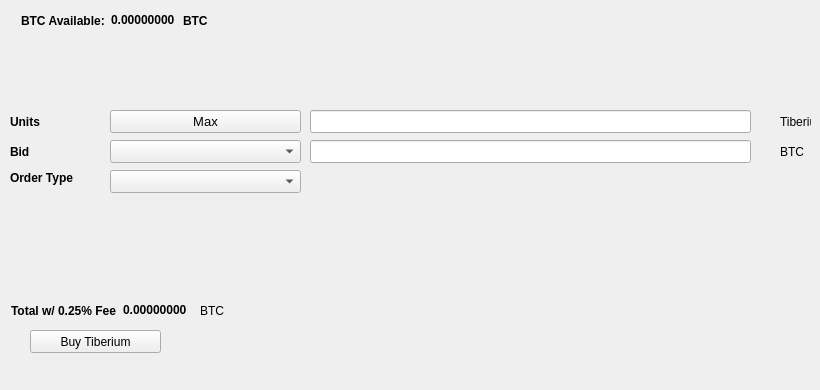
   <widget class="QWidget" name="BuyTab">
    <attribute name="title">
     <string>Buy</string>
    </attribute>
    <widget class="QPushButton" name="BuyTiberium">
     <property name="geometry">
      <rect>
       <x>30</x>
       <y>330</y>
       <width>131</width>
       <height>23</height>
      </rect>
     </property>
     <property name="text">
      <string>Buy Tiberium</string>
     </property>
     <property name="icon">
      <iconset resource="../Tiberium.qrc">
       <normaloff>:/icons/bitcoin</normaloff>:/icons/bitcoin</iconset>
     </property>
    </widget>
    <widget class="QLabel" name="label_3">
     <property name="geometry">
      <rect>
       <x>10</x>
       <y>110</y>
       <width>46</width>
       <height>23</height>
      </rect>
     </property>
     <property name="font">
      <font>
       <weight>75</weight>
       <bold>true</bold>
      </font>
     </property>
     <property name="text">
      <string>Units</string>
     </property>
    </widget>
    <widget class="QLineEdit" name="UnitsInput">
     <property name="geometry">
      <rect>
       <x>310</x>
       <y>110</y>
       <width>441</width>
       <height>23</height>
      </rect>
     </property>
     <property name="font">
      <font>
       <pointsize>9</pointsize>
       <weight>75</weight>
       <bold>true</bold>
      </font>
     </property>
    </widget>
    <widget class="QLineEdit" name="BuyBidPriceEdit">
     <property name="geometry">
      <rect>
       <x>310</x>
       <y>140</y>
       <width>441</width>
       <height>23</height>
      </rect>
     </property>
     <property name="font">
      <font>
       <pointsize>9</pointsize>
       <weight>75</weight>
       <bold>true</bold>
      </font>
     </property>
    </widget>
    <widget class="QLabel" name="label_4">
     <property name="geometry">
      <rect>
       <x>780</x>
       <y>110</y>
       <width>31</width>
       <height>23</height>
      </rect>
     </property>
     <property name="text">
      <string>Tiberium</string>
     </property>
    </widget>
    <widget class="QLabel" name="label_5">
     <property name="geometry">
      <rect>
       <x>780</x>
       <y>140</y>
       <width>31</width>
       <height>23</height>
      </rect>
     </property>
     <property name="text">
      <string>BTC</string>
     </property>
    </widget>
    <widget class="QLabel" name="label_6">
     <property name="geometry">
      <rect>
       <x>10</x>
       <y>140</y>
       <width>46</width>
       <height>23</height>
      </rect>
     </property>
     <property name="font">
      <font>
       <weight>75</weight>
       <bold>true</bold>
      </font>
     </property>
     <property name="text">
      <string>Bid</string>
     </property>
    </widget>
    <widget class="QLabel" name="label_7">
     <property name="geometry">
      <rect>
       <x>10</x>
       <y>170</y>
       <width>91</width>
       <height>16</height>
      </rect>
     </property>
     <property name="font">
      <font>
       <weight>75</weight>
       <bold>true</bold>
      </font>
     </property>
     <property name="text">
      <string>Order Type</string>
     </property>
    </widget>
    <widget class="QPushButton" name="Buy_Max_Amount">
     <property name="geometry">
      <rect>
       <x>110</x>
       <y>110</y>
       <width>191</width>
       <height>23</height>
      </rect>
     </property>
     <property name="font">
      <font>
       <pointsize>10</pointsize>
      </font>
     </property>
     <property name="text">
      <string>Max</string>
     </property>
    </widget>
    <widget class="QComboBox" name="BuyBidcomboBox">
     <property name="geometry">
      <rect>
       <x>110</x>
       <y>140</y>
       <width>191</width>
       <height>23</height>
      </rect>
     </property>
     <property name="font">
      <font>
       <pointsize>10</pointsize>
      </font>
     </property>
    </widget>
    <widget class="QComboBox" name="buyOrdertypeCombo">
     <property name="geometry">
      <rect>
       <x>110</x>
       <y>170</y>
       <width>191</width>
       <height>23</height>
      </rect>
     </property>
     <property name="font">
      <font>
       <pointsize>10</pointsize>
      </font>
     </property>
    </widget>
    <widget class="QWidget" name="layoutWidget1">
     <property name="geometry">
      <rect>
       <x>21</x>
       <y>11</y>
       <width>227</width>
       <height>19</height>
      </rect>
     </property>
     <layout class="QHBoxLayout" name="horizontalLayout_3">
      <item>
       <widget class="QLabel" name="label232">
        <property name="font">
         <font>
          <weight>75</weight>
          <bold>true</bold>
         </font>
        </property>
        <property name="text">
         <string>BTC Available:</string>
        </property>
       </widget>
      </item>
      <item>
       <widget class="QLabel" name="BtcAvailableLbl">
        <property name="palette">
         <palette>
          <active>
           <colorrole role="WindowText">
            <brush brushstyle="SolidPattern">
             <color alpha="255">
              <red>0</red>
              <green>0</green>
              <blue>0</blue>
             </color>
            </brush>
           </colorrole>
           <colorrole role="Button">
            <brush brushstyle="SolidPattern">
             <color alpha="255">
              <red>0</red>
              <green>170</green>
              <blue>0</blue>
             </color>
            </brush>
           </colorrole>
           <colorrole role="Light">
            <brush brushstyle="SolidPattern">
             <color alpha="255">
              <red>0</red>
              <green>255</green>
              <blue>0</blue>
             </color>
            </brush>
           </colorrole>
           <colorrole role="Midlight">
            <brush brushstyle="SolidPattern">
             <color alpha="255">
              <red>0</red>
              <green>212</green>
              <blue>0</blue>
             </color>
            </brush>
           </colorrole>
           <colorrole role="Dark">
            <brush brushstyle="SolidPattern">
             <color alpha="255">
              <red>0</red>
              <green>85</green>
              <blue>0</blue>
             </color>
            </brush>
           </colorrole>
           <colorrole role="Mid">
            <brush brushstyle="SolidPattern">
             <color alpha="255">
              <red>0</red>
              <green>113</green>
              <blue>0</blue>
             </color>
            </brush>
           </colorrole>
           <colorrole role="Text">
            <brush brushstyle="SolidPattern">
             <color alpha="255">
              <red>0</red>
              <green>170</green>
              <blue>0</blue>
             </color>
            </brush>
           </colorrole>
           <colorrole role="BrightText">
            <brush brushstyle="SolidPattern">
             <color alpha="255">
              <red>255</red>
              <green>255</green>
              <blue>255</blue>
             </color>
            </brush>
           </colorrole>
           <colorrole role="ButtonText">
            <brush brushstyle="SolidPattern">
             <color alpha="255">
              <red>0</red>
              <green>0</green>
              <blue>0</blue>
             </color>
            </brush>
           </colorrole>
           <colorrole role="Base">
            <brush brushstyle="SolidPattern">
             <color alpha="255">
              <red>255</red>
              <green>255</green>
              <blue>255</blue>
             </color>
            </brush>
           </colorrole>
           <colorrole role="Window">
            <brush brushstyle="SolidPattern">
             <color alpha="255">
              <red>0</red>
              <green>170</green>
              <blue>0</blue>
             </color>
            </brush>
           </colorrole>
           <colorrole role="Shadow">
            <brush brushstyle="SolidPattern">
             <color alpha="255">
              <red>0</red>
              <green>0</green>
              <blue>0</blue>
             </color>
            </brush>
           </colorrole>
           <colorrole role="AlternateBase">
            <brush brushstyle="SolidPattern">
             <color alpha="255">
              <red>127</red>
              <green>212</green>
              <blue>127</blue>
             </color>
            </brush>
           </colorrole>
           <colorrole role="ToolTipBase">
            <brush brushstyle="SolidPattern">
             <color alpha="255">
              <red>255</red>
              <green>255</green>
              <blue>220</blue>
             </color>
            </brush>
           </colorrole>
           <colorrole role="ToolTipText">
            <brush brushstyle="SolidPattern">
             <color alpha="255">
              <red>0</red>
              <green>0</green>
              <blue>0</blue>
             </color>
            </brush>
           </colorrole>
          </active>
          <inactive>
           <colorrole role="WindowText">
            <brush brushstyle="SolidPattern">
             <color alpha="255">
              <red>0</red>
              <green>0</green>
              <blue>0</blue>
             </color>
            </brush>
           </colorrole>
           <colorrole role="Button">
            <brush brushstyle="SolidPattern">
             <color alpha="255">
              <red>0</red>
              <green>170</green>
              <blue>0</blue>
             </color>
            </brush>
           </colorrole>
           <colorrole role="Light">
            <brush brushstyle="SolidPattern">
             <color alpha="255">
              <red>0</red>
              <green>255</green>
              <blue>0</blue>
             </color>
            </brush>
           </colorrole>
           <colorrole role="Midlight">
            <brush brushstyle="SolidPattern">
             <color alpha="255">
              <red>0</red>
              <green>212</green>
              <blue>0</blue>
             </color>
            </brush>
           </colorrole>
           <colorrole role="Dark">
            <brush brushstyle="SolidPattern">
             <color alpha="255">
              <red>0</red>
              <green>85</green>
              <blue>0</blue>
             </color>
            </brush>
           </colorrole>
           <colorrole role="Mid">
            <brush brushstyle="SolidPattern">
             <color alpha="255">
              <red>0</red>
              <green>113</green>
              <blue>0</blue>
             </color>
            </brush>
           </colorrole>
           <colorrole role="Text">
            <brush brushstyle="SolidPattern">
             <color alpha="255">
              <red>0</red>
              <green>170</green>
              <blue>0</blue>
             </color>
            </brush>
           </colorrole>
           <colorrole role="BrightText">
            <brush brushstyle="SolidPattern">
             <color alpha="255">
              <red>255</red>
              <green>255</green>
              <blue>255</blue>
             </color>
            </brush>
           </colorrole>
           <colorrole role="ButtonText">
            <brush brushstyle="SolidPattern">
             <color alpha="255">
              <red>0</red>
              <green>0</green>
              <blue>0</blue>
             </color>
            </brush>
           </colorrole>
           <colorrole role="Base">
            <brush brushstyle="SolidPattern">
             <color alpha="255">
              <red>255</red>
              <green>255</green>
              <blue>255</blue>
             </color>
            </brush>
           </colorrole>
           <colorrole role="Window">
            <brush brushstyle="SolidPattern">
             <color alpha="255">
              <red>0</red>
              <green>170</green>
              <blue>0</blue>
             </color>
            </brush>
           </colorrole>
           <colorrole role="Shadow">
            <brush brushstyle="SolidPattern">
             <color alpha="255">
              <red>0</red>
              <green>0</green>
              <blue>0</blue>
             </color>
            </brush>
           </colorrole>
           <colorrole role="AlternateBase">
            <brush brushstyle="SolidPattern">
             <color alpha="255">
              <red>127</red>
              <green>212</green>
              <blue>127</blue>
             </color>
            </brush>
           </colorrole>
           <colorrole role="ToolTipBase">
            <brush brushstyle="SolidPattern">
             <color alpha="255">
              <red>255</red>
              <green>255</green>
              <blue>220</blue>
             </color>
            </brush>
           </colorrole>
           <colorrole role="ToolTipText">
            <brush brushstyle="SolidPattern">
             <color alpha="255">
              <red>0</red>
              <green>0</green>
              <blue>0</blue>
             </color>
            </brush>
           </colorrole>
          </inactive>
          <disabled>
           <colorrole role="WindowText">
            <brush brushstyle="SolidPattern">
             <color alpha="255">
              <red>0</red>
              <green>85</green>
              <blue>0</blue>
             </color>
            </brush>
           </colorrole>
           <colorrole role="Button">
            <brush brushstyle="SolidPattern">
             <color alpha="255">
              <red>0</red>
              <green>170</green>
              <blue>0</blue>
             </color>
            </brush>
           </colorrole>
           <colorrole role="Light">
            <brush brushstyle="SolidPattern">
             <color alpha="255">
              <red>0</red>
              <green>255</green>
              <blue>0</blue>
             </color>
            </brush>
           </colorrole>
           <colorrole role="Midlight">
            <brush brushstyle="SolidPattern">
             <color alpha="255">
              <red>0</red>
              <green>212</green>
              <blue>0</blue>
             </color>
            </brush>
           </colorrole>
           <colorrole role="Dark">
            <brush brushstyle="SolidPattern">
             <color alpha="255">
              <red>0</red>
              <green>85</green>
              <blue>0</blue>
             </color>
            </brush>
           </colorrole>
           <colorrole role="Mid">
            <brush brushstyle="SolidPattern">
             <color alpha="255">
              <red>0</red>
              <green>113</green>
              <blue>0</blue>
             </color>
            </brush>
           </colorrole>
           <colorrole role="Text">
            <brush brushstyle="SolidPattern">
             <color alpha="255">
              <red>0</red>
              <green>85</green>
              <blue>0</blue>
             </color>
            </brush>
           </colorrole>
           <colorrole role="BrightText">
            <brush brushstyle="SolidPattern">
             <color alpha="255">
              <red>255</red>
              <green>255</green>
              <blue>255</blue>
             </color>
            </brush>
           </colorrole>
           <colorrole role="ButtonText">
            <brush brushstyle="SolidPattern">
             <color alpha="255">
              <red>0</red>
              <green>85</green>
              <blue>0</blue>
             </color>
            </brush>
           </colorrole>
           <colorrole role="Base">
            <brush brushstyle="SolidPattern">
             <color alpha="255">
              <red>0</red>
              <green>170</green>
              <blue>0</blue>
             </color>
            </brush>
           </colorrole>
           <colorrole role="Window">
            <brush brushstyle="SolidPattern">
             <color alpha="255">
              <red>0</red>
              <green>170</green>
              <blue>0</blue>
             </color>
            </brush>
           </colorrole>
           <colorrole role="Shadow">
            <brush brushstyle="SolidPattern">
             <color alpha="255">
              <red>0</red>
              <green>0</green>
              <blue>0</blue>
             </color>
            </brush>
           </colorrole>
           <colorrole role="AlternateBase">
            <brush brushstyle="SolidPattern">
             <color alpha="255">
              <red>0</red>
              <green>170</green>
              <blue>0</blue>
             </color>
            </brush>
           </colorrole>
           <colorrole role="ToolTipBase">
            <brush brushstyle="SolidPattern">
             <color alpha="255">
              <red>255</red>
              <green>255</green>
              <blue>220</blue>
             </color>
            </brush>
           </colorrole>
           <colorrole role="ToolTipText">
            <brush brushstyle="SolidPattern">
             <color alpha="255">
              <red>0</red>
              <green>0</green>
              <blue>0</blue>
             </color>
            </brush>
           </colorrole>
          </disabled>
         </palette>
        </property>
        <property name="font">
         <font>
          <weight>75</weight>
          <bold>true</bold>
         </font>
        </property>
        <property name="text">
         <string>0.00000000</string>
        </property>
        <property name="textInteractionFlags">
         <set>Qt::LinksAccessibleByMouse|Qt::TextSelectableByKeyboard|Qt::TextSelectableByMouse</set>
        </property>
       </widget>
      </item>
      <item>
       <widget class="QLabel" name="BtcAvailableLbl_2">
        <property name="font">
         <font>
          <weight>75</weight>
          <bold>true</bold>
         </font>
        </property>
        <property name="text">
         <string>BTC</string>
        </property>
       </widget>
      </item>
     </layout>
    </widget>
    <widget class="QWidget" name="layoutWidge2">
     <property name="geometry">
      <rect>
       <x>11</x>
       <y>301</y>
       <width>259</width>
       <height>19</height>
      </rect>
     </property>
     <layout class="QHBoxLayout" name="horizontalLayout_4">
      <item>
       <widget class="QLabel" name="label_9">
        <property name="font">
         <font>
          <weight>75</weight>
          <bold>true</bold>
         </font>
        </property>
        <property name="text">
         <string>Total w/ 0.25% Fee</string>
        </property>
       </widget>
      </item>
      <item>
       <widget class="QLabel" name="BuyCostLabel">
        <property name="palette">
         <palette>
          <active>
           <colorrole role="WindowText">
            <brush brushstyle="SolidPattern">
             <color alpha="255">
              <red>0</red>
              <green>0</green>
              <blue>0</blue>
             </color>
            </brush>
           </colorrole>
           <colorrole role="Button">
            <brush brushstyle="SolidPattern">
             <color alpha="255">
              <red>0</red>
              <green>170</green>
              <blue>0</blue>
             </color>
            </brush>
           </colorrole>
           <colorrole role="Light">
            <brush brushstyle="SolidPattern">
             <color alpha="255">
              <red>0</red>
              <green>255</green>
              <blue>0</blue>
             </color>
            </brush>
           </colorrole>
           <colorrole role="Midlight">
            <brush brushstyle="SolidPattern">
             <color alpha="255">
              <red>0</red>
              <green>212</green>
              <blue>0</blue>
             </color>
            </brush>
           </colorrole>
           <colorrole role="Dark">
            <brush brushstyle="SolidPattern">
             <color alpha="255">
              <red>0</red>
              <green>85</green>
              <blue>0</blue>
             </color>
            </brush>
           </colorrole>
           <colorrole role="Mid">
            <brush brushstyle="SolidPattern">
             <color alpha="255">
              <red>0</red>
              <green>113</green>
              <blue>0</blue>
             </color>
            </brush>
           </colorrole>
           <colorrole role="Text">
            <brush brushstyle="SolidPattern">
             <color alpha="255">
              <red>0</red>
              <green>170</green>
              <blue>0</blue>
             </color>
            </brush>
           </colorrole>
           <colorrole role="BrightText">
            <brush brushstyle="SolidPattern">
             <color alpha="255">
              <red>255</red>
              <green>255</green>
              <blue>255</blue>
             </color>
            </brush>
           </colorrole>
           <colorrole role="ButtonText">
            <brush brushstyle="SolidPattern">
             <color alpha="255">
              <red>0</red>
              <green>0</green>
              <blue>0</blue>
             </color>
            </brush>
           </colorrole>
           <colorrole role="Base">
            <brush brushstyle="SolidPattern">
             <color alpha="255">
              <red>255</red>
              <green>255</green>
              <blue>255</blue>
             </color>
            </brush>
           </colorrole>
           <colorrole role="Window">
            <brush brushstyle="SolidPattern">
             <color alpha="255">
              <red>0</red>
              <green>170</green>
              <blue>0</blue>
             </color>
            </brush>
           </colorrole>
           <colorrole role="Shadow">
            <brush brushstyle="SolidPattern">
             <color alpha="255">
              <red>0</red>
              <green>0</green>
              <blue>0</blue>
             </color>
            </brush>
           </colorrole>
           <colorrole role="AlternateBase">
            <brush brushstyle="SolidPattern">
             <color alpha="255">
              <red>127</red>
              <green>212</green>
              <blue>127</blue>
             </color>
            </brush>
           </colorrole>
           <colorrole role="ToolTipBase">
            <brush brushstyle="SolidPattern">
             <color alpha="255">
              <red>255</red>
              <green>255</green>
              <blue>220</blue>
             </color>
            </brush>
           </colorrole>
           <colorrole role="ToolTipText">
            <brush brushstyle="SolidPattern">
             <color alpha="255">
              <red>0</red>
              <green>0</green>
              <blue>0</blue>
             </color>
            </brush>
           </colorrole>
          </active>
          <inactive>
           <colorrole role="WindowText">
            <brush brushstyle="SolidPattern">
             <color alpha="255">
              <red>0</red>
              <green>0</green>
              <blue>0</blue>
             </color>
            </brush>
           </colorrole>
           <colorrole role="Button">
            <brush brushstyle="SolidPattern">
             <color alpha="255">
              <red>0</red>
              <green>170</green>
              <blue>0</blue>
             </color>
            </brush>
           </colorrole>
           <colorrole role="Light">
            <brush brushstyle="SolidPattern">
             <color alpha="255">
              <red>0</red>
              <green>255</green>
              <blue>0</blue>
             </color>
            </brush>
           </colorrole>
           <colorrole role="Midlight">
            <brush brushstyle="SolidPattern">
             <color alpha="255">
              <red>0</red>
              <green>212</green>
              <blue>0</blue>
             </color>
            </brush>
           </colorrole>
           <colorrole role="Dark">
            <brush brushstyle="SolidPattern">
             <color alpha="255">
              <red>0</red>
              <green>85</green>
              <blue>0</blue>
             </color>
            </brush>
           </colorrole>
           <colorrole role="Mid">
            <brush brushstyle="SolidPattern">
             <color alpha="255">
              <red>0</red>
              <green>113</green>
              <blue>0</blue>
             </color>
            </brush>
           </colorrole>
           <colorrole role="Text">
            <brush brushstyle="SolidPattern">
             <color alpha="255">
              <red>0</red>
              <green>170</green>
              <blue>0</blue>
             </color>
            </brush>
           </colorrole>
           <colorrole role="BrightText">
            <brush brushstyle="SolidPattern">
             <color alpha="255">
              <red>255</red>
              <green>255</green>
              <blue>255</blue>
             </color>
            </brush>
           </colorrole>
           <colorrole role="ButtonText">
            <brush brushstyle="SolidPattern">
             <color alpha="255">
              <red>0</red>
              <green>0</green>
              <blue>0</blue>
             </color>
            </brush>
           </colorrole>
           <colorrole role="Base">
            <brush brushstyle="SolidPattern">
             <color alpha="255">
              <red>255</red>
              <green>255</green>
              <blue>255</blue>
             </color>
            </brush>
           </colorrole>
           <colorrole role="Window">
            <brush brushstyle="SolidPattern">
             <color alpha="255">
              <red>0</red>
              <green>170</green>
              <blue>0</blue>
             </color>
            </brush>
           </colorrole>
           <colorrole role="Shadow">
            <brush brushstyle="SolidPattern">
             <color alpha="255">
              <red>0</red>
              <green>0</green>
              <blue>0</blue>
             </color>
            </brush>
           </colorrole>
           <colorrole role="AlternateBase">
            <brush brushstyle="SolidPattern">
             <color alpha="255">
              <red>127</red>
              <green>212</green>
              <blue>127</blue>
             </color>
            </brush>
           </colorrole>
           <colorrole role="ToolTipBase">
            <brush brushstyle="SolidPattern">
             <color alpha="255">
              <red>255</red>
              <green>255</green>
              <blue>220</blue>
             </color>
            </brush>
           </colorrole>
           <colorrole role="ToolTipText">
            <brush brushstyle="SolidPattern">
             <color alpha="255">
              <red>0</red>
              <green>0</green>
              <blue>0</blue>
             </color>
            </brush>
           </colorrole>
          </inactive>
          <disabled>
           <colorrole role="WindowText">
            <brush brushstyle="SolidPattern">
             <color alpha="255">
              <red>0</red>
              <green>85</green>
              <blue>0</blue>
             </color>
            </brush>
           </colorrole>
           <colorrole role="Button">
            <brush brushstyle="SolidPattern">
             <color alpha="255">
              <red>0</red>
              <green>170</green>
              <blue>0</blue>
             </color>
            </brush>
           </colorrole>
           <colorrole role="Light">
            <brush brushstyle="SolidPattern">
             <color alpha="255">
              <red>0</red>
              <green>255</green>
              <blue>0</blue>
             </color>
            </brush>
           </colorrole>
           <colorrole role="Midlight">
            <brush brushstyle="SolidPattern">
             <color alpha="255">
              <red>0</red>
              <green>212</green>
              <blue>0</blue>
             </color>
            </brush>
           </colorrole>
           <colorrole role="Dark">
            <brush brushstyle="SolidPattern">
             <color alpha="255">
              <red>0</red>
              <green>85</green>
              <blue>0</blue>
             </color>
            </brush>
           </colorrole>
           <colorrole role="Mid">
            <brush brushstyle="SolidPattern">
             <color alpha="255">
              <red>0</red>
              <green>113</green>
              <blue>0</blue>
             </color>
            </brush>
           </colorrole>
           <colorrole role="Text">
            <brush brushstyle="SolidPattern">
             <color alpha="255">
              <red>0</red>
              <green>85</green>
              <blue>0</blue>
             </color>
            </brush>
           </colorrole>
           <colorrole role="BrightText">
            <brush brushstyle="SolidPattern">
             <color alpha="255">
              <red>255</red>
              <green>255</green>
              <blue>255</blue>
             </color>
            </brush>
           </colorrole>
           <colorrole role="ButtonText">
            <brush brushstyle="SolidPattern">
             <color alpha="255">
              <red>0</red>
              <green>85</green>
              <blue>0</blue>
             </color>
            </brush>
           </colorrole>
           <colorrole role="Base">
            <brush brushstyle="SolidPattern">
             <color alpha="255">
              <red>0</red>
              <green>170</green>
              <blue>0</blue>
             </color>
            </brush>
           </colorrole>
           <colorrole role="Window">
            <brush brushstyle="SolidPattern">
             <color alpha="255">
              <red>0</red>
              <green>170</green>
              <blue>0</blue>
             </color>
            </brush>
           </colorrole>
           <colorrole role="Shadow">
            <brush brushstyle="SolidPattern">
             <color alpha="255">
              <red>0</red>
              <green>0</green>
              <blue>0</blue>
             </color>
            </brush>
           </colorrole>
           <colorrole role="AlternateBase">
            <brush brushstyle="SolidPattern">
             <color alpha="255">
              <red>0</red>
              <green>170</green>
              <blue>0</blue>
             </color>
            </brush>
           </colorrole>
           <colorrole role="ToolTipBase">
            <brush brushstyle="SolidPattern">
             <color alpha="255">
              <red>255</red>
              <green>255</green>
              <blue>220</blue>
             </color>
            </brush>
           </colorrole>
           <colorrole role="ToolTipText">
            <brush brushstyle="SolidPattern">
             <color alpha="255">
              <red>0</red>
              <green>0</green>
              <blue>0</blue>
             </color>
            </brush>
           </colorrole>
          </disabled>
         </palette>
        </property>
        <property name="font">
         <font>
          <weight>75</weight>
          <bold>true</bold>
         </font>
        </property>
        <property name="autoFillBackground">
         <bool>false</bool>
        </property>
        <property name="text">
         <string>0.00000000</string>
        </property>
        <property name="textInteractionFlags">
         <set>Qt::LinksAccessibleByMouse|Qt::TextSelectableByMouse</set>
        </property>
       </widget>
      </item>
      <item>
       <widget class="QLabel" name="label_10">
        <property name="font">
         <font>
          <weight>50</weight>
          <bold>false</bold>
         </font>
        </property>
        <property name="text">
         <string>BTC</string>
        </property>
       </widget>
      </item>
     </layout>
    </widget>
    <widget class="QLabel" name="label_24">
     <property name="geometry">
      <rect>
       <x>460</x>
       <y>300</y>
       <width>281</width>
       <height>81</height>
      </rect>
     </property>
     <property name="text">
      <string/>
     </property>
     <property name="pixmap">
      <pixmap>:/images/bittrex</pixmap>
     </property>
    </widget>
   </widget>
